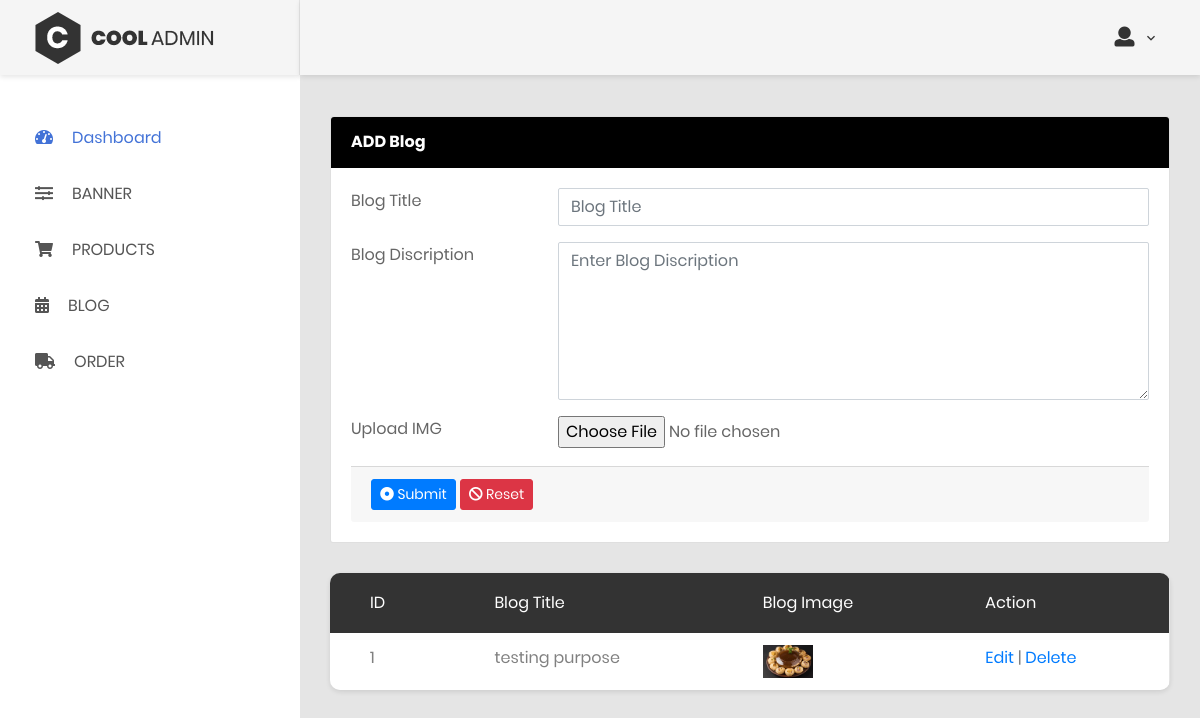
The app's page /admin/blog.php (signed in), older data.
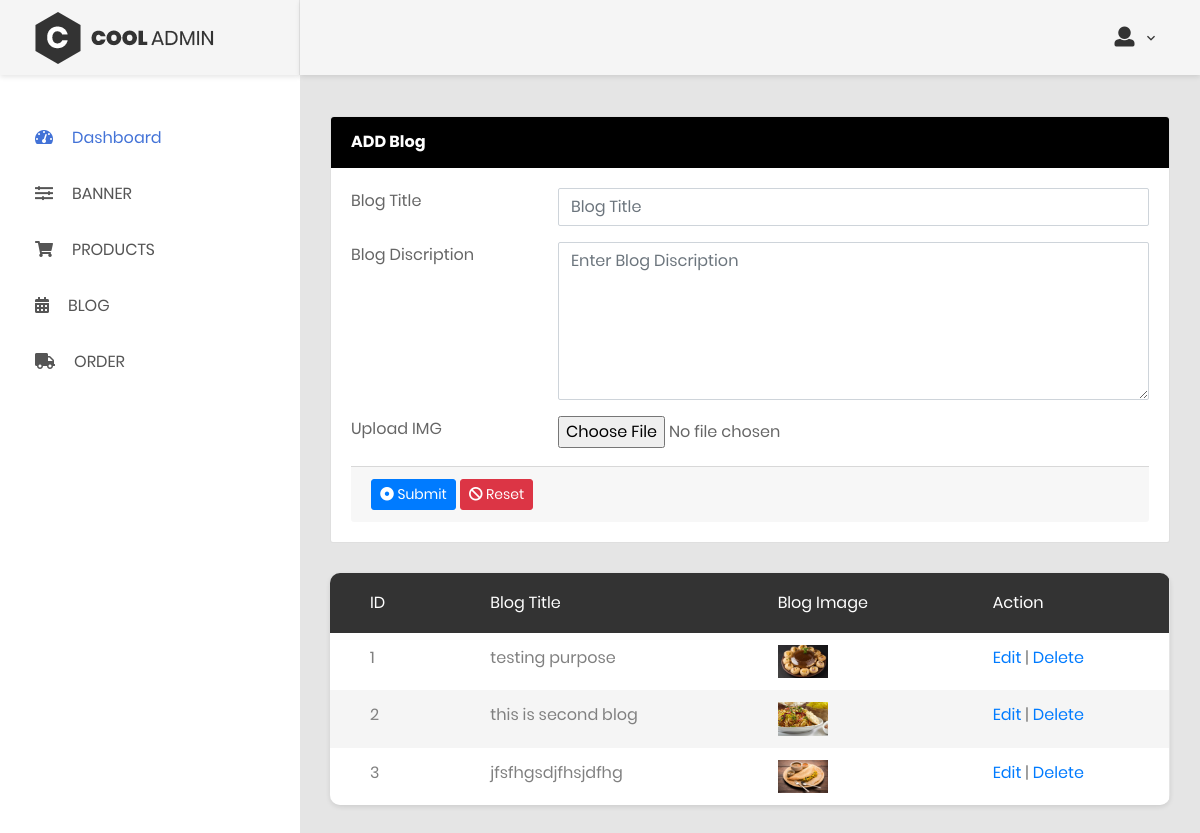
The same page, newer data.
### tables this page shows
CREATE TABLE `blog` (
  `id` int(11) NOT NULL,
  `blogtitle` varchar(255) NOT NULL,
  `blogdescription` text NOT NULL,
  `blogimg` varchar(255) NOT NULL,
  `create_date` date NOT NULL
);

### admin/blog.php (the view, shortened to what this page needs)
<!DOCTYPE html>
<html lang="en">
<?php include("include/config.php"); ?>
<head>
    <link href="css/font-face.css" rel="stylesheet" media="all">
    <link href="vendor/font-awesome-4.7/css/font-awesome.min.css" rel="stylesheet" media="all">
    <link href="vendor/font-awesome-5/css/fontawesome-all.min.css" rel="stylesheet" media="all">
    <link href="vendor/mdi-font/css/material-design-iconic-font.min.css" rel="stylesheet" media="all">
    <link href="vendor/bootstrap-4.1/bootstrap.min.css" rel="stylesheet" media="all">
    <link href="vendor/animsition/animsition.min.css" rel="stylesheet" media="all">
    <link href="vendor/bootstrap-progressbar/bootstrap-progressbar-3.3.4.min.css" rel="stylesheet" media="all">
    <link href="vendor/wow/animate.css" rel="stylesheet" media="all">
    <link href="vendor/css-hamburgers/hamburgers.min.css" rel="stylesheet" media="all">
    <link href="vendor/slick/slick.css" rel="stylesheet" media="all">
    <link href="vendor/select2/select2.min.css" rel="stylesheet" media="all">
    <link href="vendor/perfect-scrollbar/perfect-scrollbar.css" rel="stylesheet" media="all">
    <link href="css/theme.css" rel="stylesheet" media="all">
</head>
<body class="animsition">
    <div class="page-wrapper">
        <aside class="menu-sidebar d-none d-lg-block">
            <div class="logo">
                <a href="#">
                    <img src="images/icon/logo.png" alt="Cool Admin" />
                </a>
            </div>
            <?php include('include/sidebar.php'); ?>
        </aside>
        <?php include('include/header.php'); ?>
        <div class="page-container">
            <div class="main-content">
                <div class="section__content section__content--p30">
                    <div class="row">
                    <?php
                        $editid = isset($_REQUEST['EditId']) ? $_REQUEST['EditId'] : '';
                        if(isset($_REQUEST['EditId'])){
                            $display="SELECT * FROM  blog WHERE id='$editid'";
                            $displayresult = $conn->query($display);
                            $displayrow = $displayresult->fetch_assoc();
                            $blogtitle = isset($displayrow['blogtitle']) ? $displayrow['blogtitle'] : '';
                            $blogdescription = isset($displayrow['blogdescription']) ? $displayrow['blogdescription'] : '';
                            $blogimg = isset($displayrow['blogimg']) ? $displayrow['blogimg'] : '';
                        }
                        else{
                            $blogtitle = '';
                            $blogdescription = '';
                        }
                    ?>
                        <div class="col-lg-12">
                                    <div class="card">
                                        <div class="card-header" style="background-color:black; color:white;">
                                                    <strong>ADD Blog</strong>
                                        </div>
                                        <div class="card-body card-block">
                                        <form action="blogaction.php" method="post" name="blogform" enctype="multipart/form-data" class="form-horizontal">
                                            <div class="row form-group">
                                                <div class="col col-md-3">
                                                    <label for="text-input" class=" form-control-label">Blog Title</label>
                                                </div>
                                                <div class="col-12 col-md-9">
                                                    <input type="text" id="blogtitle" name="blogtitle" placeholder="Blog Title" class="form-control" value="<?php echo $blogtitle; ?>">
                                                </div>
                                            </div>
                                            <div class="row form-group">
                                                <div class="col col-md-3">
                                                    <label for="email-input" class=" form-control-label">Blog Discription</label>
                                                </div>
                                                <div class="col-12 col-md-9">
                                                    <textarea name="blogdescription" id="editor" rows="6" placeholder="Enter Blog Discription" class="form-control"><?php echo $blogdescription; ?></textarea>
                                                </div>
                                            </div>
                                            <div class="row form-group">
                                                <div class="col col-md-3">
                                                    <label for="file-input" class=" form-control-label">Upload IMG</label>
                                                </div>
                                                <div class="col-12 col-md-9">
                                                    <input type="file" id="blogimg" name="blogimg" class="form-control-file">
                                                </div>
                                            </div>
                                            <div class="card-footer">
                                                <button type="submit" name="submit" class="btn btn-primary btn-sm">
                                                    <i class="fa fa-dot-circle-o"></i> Submit
                                                </button>
                                                <button type="reset" class="btn btn-danger btn-sm">
                                                    <i class="fa fa-ban"></i> Reset
                                                </button>
                                            </div>
                                        </form>
                                        </div>
                                    </div>
                        </div>
                        <?php
                                $seletBlog = "SELECT *FROM blog";
                                $result = $conn->query($seletBlog);
                        ?>
                        <div class="col-lg-12">
                                <div class="table-responsive table--no-card m-b-30">
                                    <table class="table table-borderless table-striped table-earning">
                                        <thead>
                                            <tr>
                                            <th>ID</th>
                                            <th>Blog Title</th>
                                            <th>Blog Image</th>
                                            <th>Action</th>
                                            </tr>
                                        </thead>
                                        <tbody>
                                        <?php while ($row = $result->fetch_assoc()){ ?>
                                            <tr>
                                                <td><?php echo $row['id']; ?></td>
                                                <td><?php echo $row['blogtitle']; ?></td>
                                                <td>
                                                    <img src="<?php echo $row['blogimg']; ?>" width="50" height="50">
                                                </td>
                                                <td>
                                                    <a href="blog.php?EditId=<?php echo $row['id']; ?>">Edit</a> |
                                                    <a href="blogaction.php?BlogdeletId=<?php echo $row['id']; ?>&DeleteImg=<?php echo $row['blogimg']; ?>" onclick="return confirm('Are you sure you want to delete this item?');">Delete</a>
                                                </td>
                                            </tr>
                                            <?php } ?>
                                        </tbody>
                                    </table>
                                </div>
                            </div>
                    </div>
                </div>
            </div>
        </div>
    </div>
</body>
</html>

### admin/include/sidebar.php
<div class="menu-sidebar__content js-scrollbar1">
                <nav class="navbar-sidebar">
                    <ul class="list-unstyled navbar__list">
                        <li class="active has-sub">
                            <a class="js-arrow" href="dashboard.php">
                                <i class="fas fa-tachometer-alt"></i>Dashboard</a>
                        </li>
                        <li>
                            <a href="banner.php">
                                <i class="fas fa-sliders"></i>BANNER</a>
                        </li>
                        <li>
                            <a href="product.php">
                                <i class="fas fa-shopping-cart"></i>PRODUCTS</a>
                        </li>
                        <li>
                            <a href="blog.php">
                                <i class="fas fa-calendar-alt"></i>BLOG</a>
                        </li>
                        <li>
                            <a href="#">
                                <i class="fas fa-truck"></i>ORDER</a>
                        </li>
                    </ul>
                </nav>
            </div>

### admin/include/header.php (shortened to what this page needs)
<header class="header-desktop">
                <div class="section__content section__content--p30">
                    <div class="container-fluid">
                        <div class="header-wrap">
                            <div class="header-button">
                            <div class="account-wrap">
                                    <div class="account-item clearfix js-item-menu">
                                        <div class="content">
                                            <a class="js-acc-btn" href="#"><i class="fa fa-user" aria-hidden="true" style="font-size:20px"></i>&nbsp;&nbsp;</a>
                                        </div>
                                    </div>
                                </div>
                            </div>
                        </div>
                    </div>
                </div>
            </header>

Row changes from the older to the newer data that the page shows:
added blog: id "2", blogtitle "this is second blog", blogimg (picture)
added blog: id "3", blogtitle "jfsfhgsdjfhsjdfhg", blogimg (picture)
